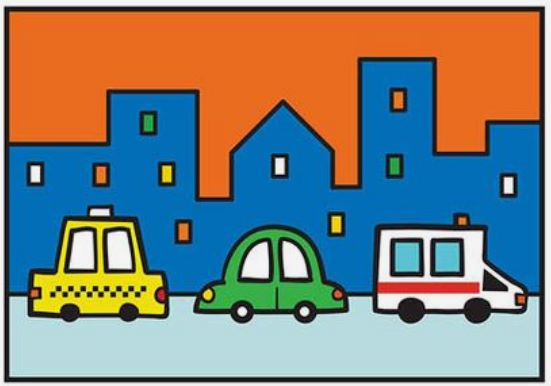
#> input picture mobil1.jpg, 551 x 386 px
$ python DifferenceImage.py
#> lines starting #> are read from the running program, lines starting #| are printed output that depends on the picture
import cv2

img1 = cv2.imread('mobil1.jpg')
#> img1 is the input picture: shape (386, 551, 3); mean B, G, R 122.3, 129.6, 127.3
img1 = cv2.resize(img1, (600, 300))
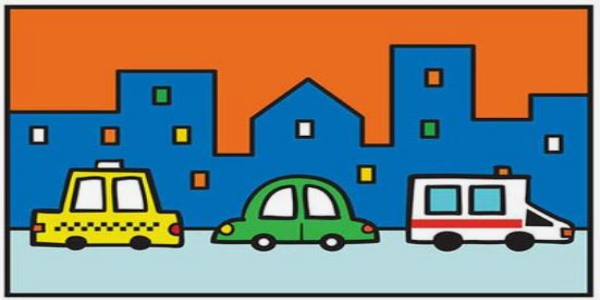
#> img1: shape (300, 600, 3); mean B, G, R 122.2, 129.5, 127.2
img2 = cv2.imread('mobil2.jpg')
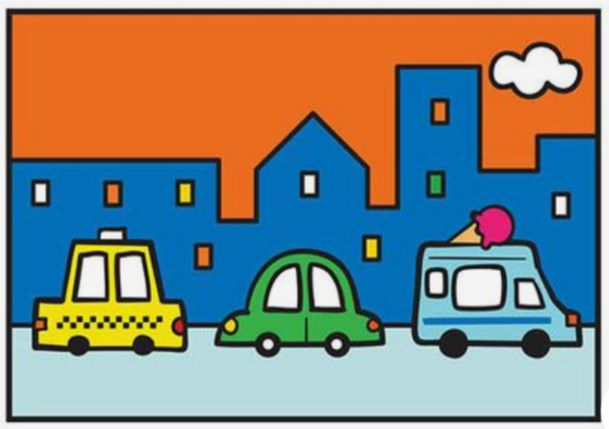
#> input picture mobil2.jpg, 609 x 429 px
#> img2 is the input picture: shape (429, 609, 3); mean B, G, R 123.7, 132.8, 132.8
img2 = cv2.resize(img2, (600, 300))
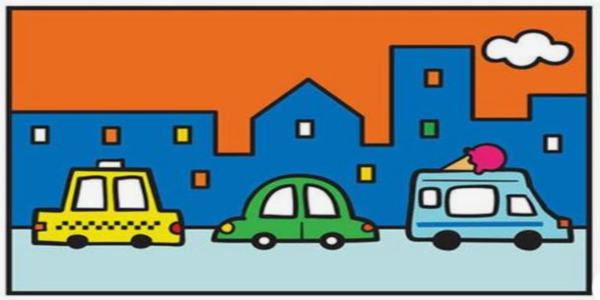
#> img2: shape (300, 600, 3); mean B, G, R 123.7, 132.7, 132.8

diff_img = cv2.absdiff(img1, img2)
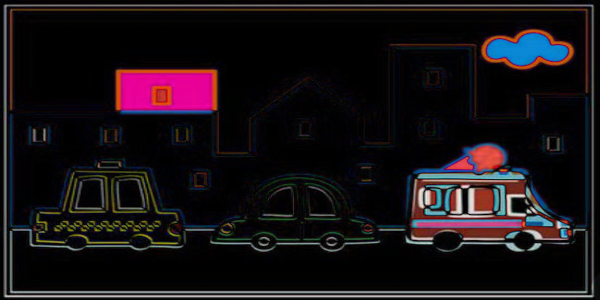
#> diff_img: shape (300, 600, 3); mean B, G, R 21.4, 17.6, 23.7

cv2.imshow('Difference Image', diff_img)
cv2.waitKey(0)
cv2.destroyAllWindows
